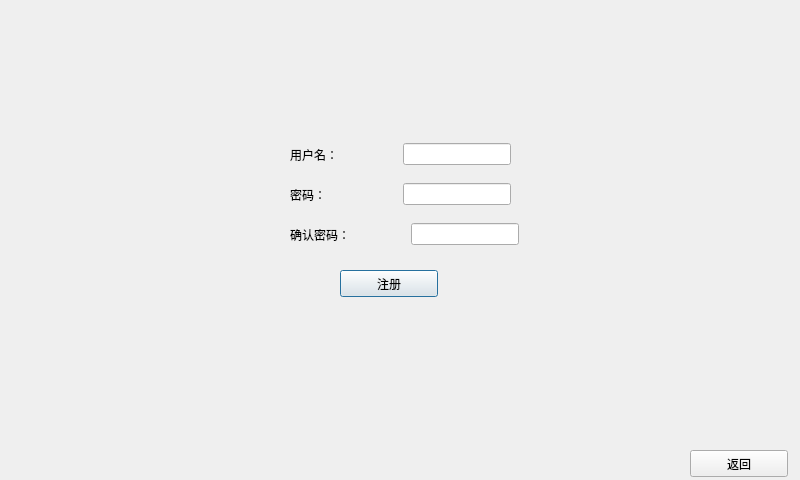
<?xml version="1.0" encoding="UTF-8"?>
<ui version="4.0">
 <class>resgister</class>
 <widget class="QDialog" name="resgister">
  <property name="geometry">
   <rect>
    <x>0</x>
    <y>0</y>
    <width>800</width>
    <height>480</height>
   </rect>
  </property>
  <property name="windowTitle">
   <string>Dialog</string>
  </property>
  <widget class="QLabel" name="label">
   <property name="geometry">
    <rect>
     <x>0</x>
     <y>0</y>
     <width>800</width>
     <height>480</height>
    </rect>
   </property>
   <property name="styleSheet">
    <string notr="true">border-image: url(:/1201.jpg);</string>
   </property>
   <property name="text">
    <string/>
   </property>
  </widget>
  <widget class="QWidget" name="layoutWidget">
   <property name="geometry">
    <rect>
     <x>290</x>
     <y>180</y>
     <width>221</width>
     <height>29</height>
    </rect>
   </property>
   <layout class="QHBoxLayout" name="horizontalLayout_2">
    <item>
     <widget class="QLabel" name="label_3">
      <property name="text">
       <string>密码：</string>
      </property>
     </widget>
    </item>
    <item>
     <widget class="QLineEdit" name="led_pwd">
      <property name="sizePolicy">
       <sizepolicy hsizetype="Fixed" vsizetype="Fixed">
        <horstretch>0</horstretch>
        <verstretch>0</verstretch>
       </sizepolicy>
      </property>
     </widget>
    </item>
   </layout>
  </widget>
  <widget class="QWidget" name="layoutWidget_2">
   <property name="geometry">
    <rect>
     <x>290</x>
     <y>220</y>
     <width>229</width>
     <height>29</height>
    </rect>
   </property>
   <layout class="QHBoxLayout" name="horizontalLayout_3">
    <item>
     <widget class="QLabel" name="label_4">
      <property name="text">
       <string>确认密码：</string>
      </property>
     </widget>
    </item>
    <item>
     <widget class="QLineEdit" name="led_repwd">
      <property name="sizePolicy">
       <sizepolicy hsizetype="Fixed" vsizetype="Fixed">
        <horstretch>0</horstretch>
        <verstretch>0</verstretch>
       </sizepolicy>
      </property>
     </widget>
    </item>
   </layout>
  </widget>
  <widget class="QPushButton" name="pushButton">
   <property name="geometry">
    <rect>
     <x>340</x>
     <y>270</y>
     <width>98</width>
     <height>27</height>
    </rect>
   </property>
   <property name="text">
    <string>注册</string>
   </property>
  </widget>
  <widget class="QPushButton" name="pushButton_2">
   <property name="geometry">
    <rect>
     <x>690</x>
     <y>450</y>
     <width>98</width>
     <height>27</height>
    </rect>
   </property>
   <property name="text">
    <string>返回</string>
   </property>
  </widget>
  <widget class="QWidget" name="">
   <property name="geometry">
    <rect>
     <x>290</x>
     <y>140</y>
     <width>221</width>
     <height>29</height>
    </rect>
   </property>
   <layout class="QHBoxLayout" name="horizontalLayout">
    <item>
     <widget class="QLabel" name="label_2">
      <property name="text">
       <string>用户名：</string>
      </property>
     </widget>
    </item>
    <item>
     <widget class="QLineEdit" name="led_name">
      <property name="sizePolicy">
       <sizepolicy hsizetype="Fixed" vsizetype="Fixed">
        <horstretch>0</horstretch>
        <verstretch>0</verstretch>
       </sizepolicy>
      </property>
     </widget>
    </item>
   </layout>
  </widget>
 </widget>
 <resources/>
 <connections/>
</ui>
